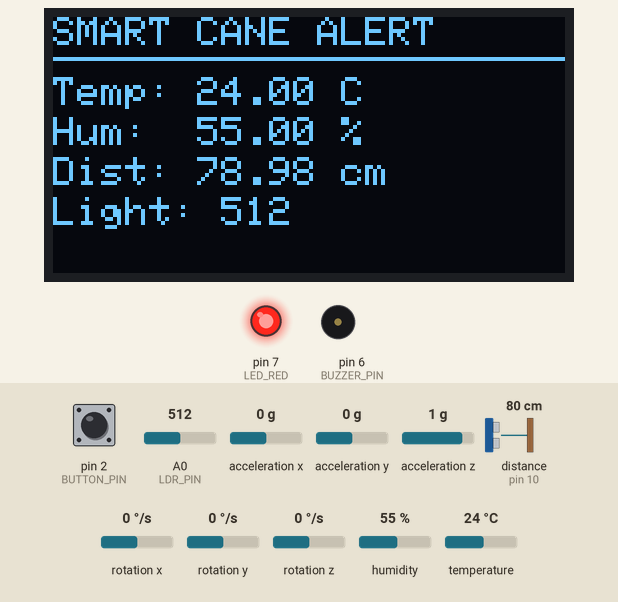
A sketch run on a simulated Arduino Uno, built with avr-gcc and run on an emulated ATmega328P. On the bench: 128×64 one-colour display, output pins drawn as LEDs (lit = HIGH), buzzer (waves = sounding). Wiring (inferred from the names in the program): ultrasonic range finder: trigger pin 9; echo pin 10. Dashed ring = blinking. The inputs (shaded band) are chosen by the test bench; at power-on: distance to the obstacle (sensor on pin 10) 80 cm, humidity 55 %, A0 (LDR_PIN) = 512, pin 2 (BUTTON_PIN) HIGH, temperature 24 °C, acceleration x 0 g, acceleration y 0 g, acceleration z 1 g, rotation x 0 °/s, rotation y 0 °/s, rotation z 0 °/s. The echo pulse lasts 58.3 µs per cm; pins used as bus, display or sensor lines are not drawn; what the sketch prints to the serial monitor is not drawn.

Above: at 3.8 s.
3.9 s: distance to the obstacle (sensor on pin 10) set to 2 cm
At 6.3 s:
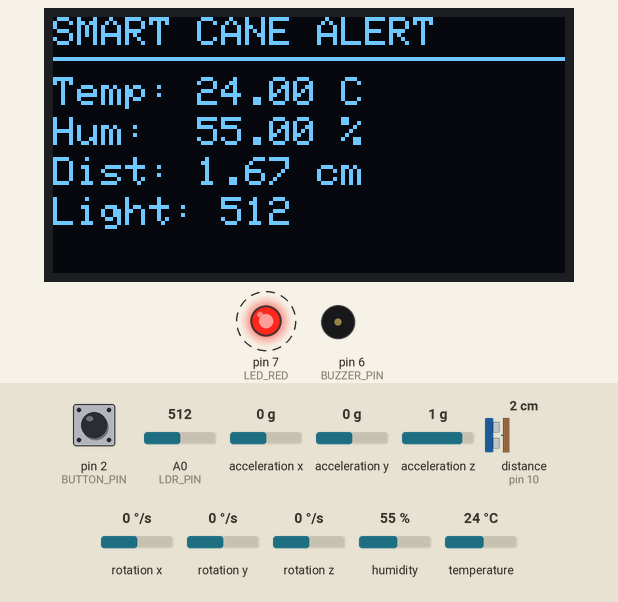
8.5 s: humidity set to 22 %
At 10.3 s:
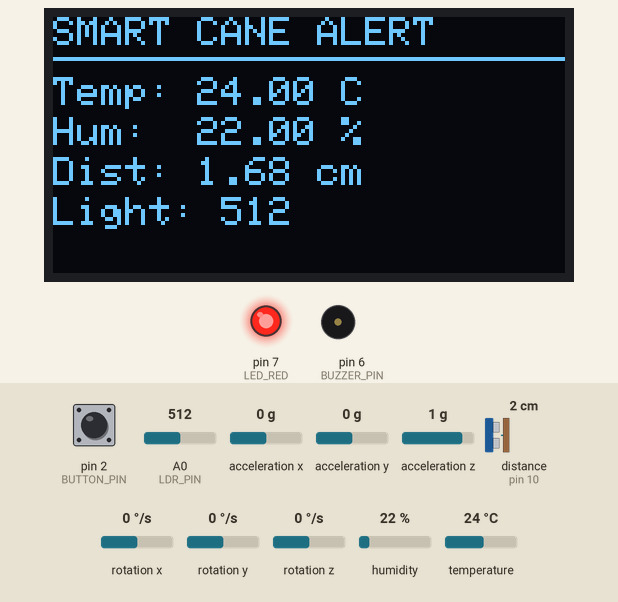
11.4 s: A0 (LDR_PIN) set to 390
At 13.0 s:
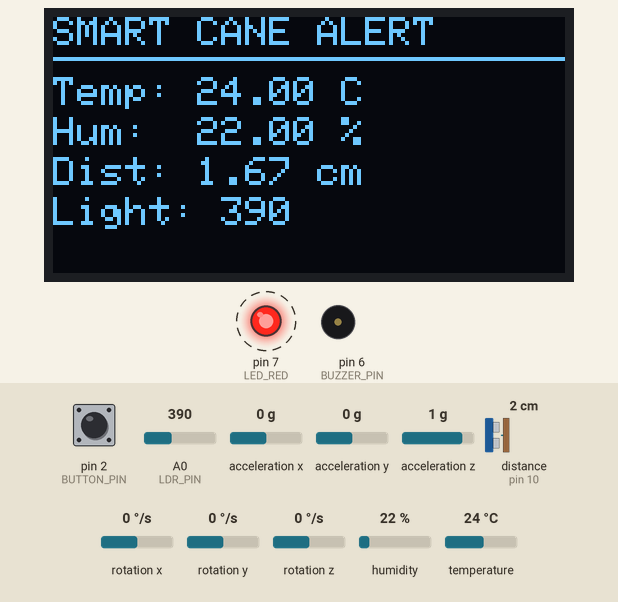
14.3 s: distance to the obstacle (sensor on pin 10) set to 9 cm
At 16.8 s:
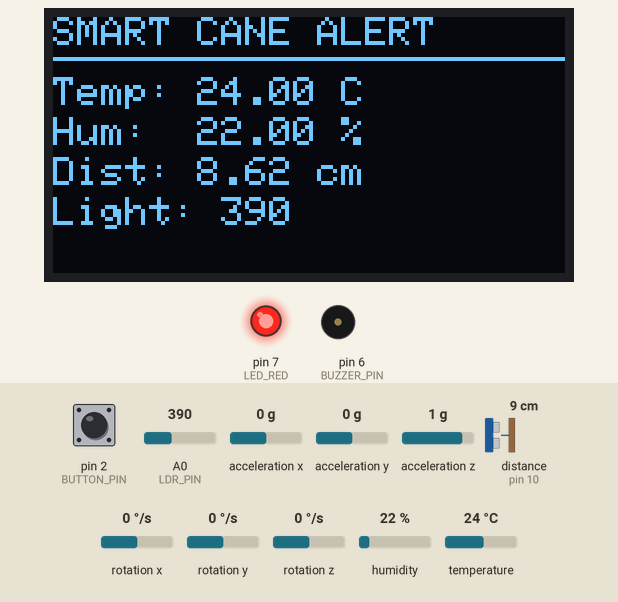
17.6 s: pin 2 (BUTTON_PIN) pulled LOW for 2.5 s
21.6 s: temperature set to 12 °C
At 24.4 s:
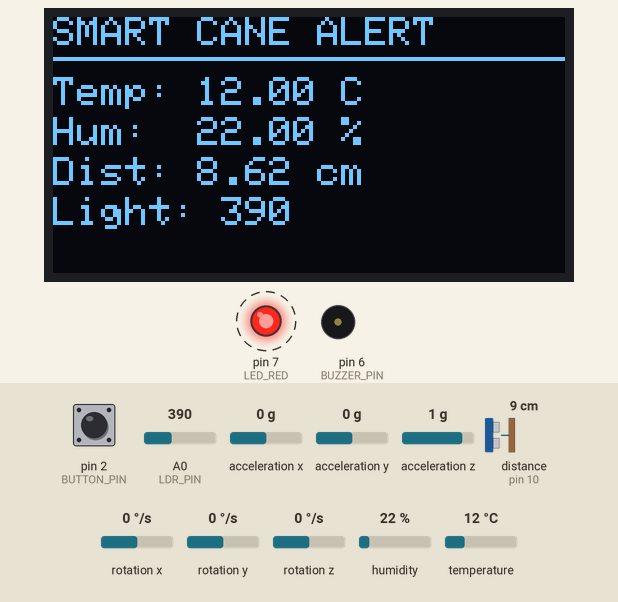
Timing chart, 0 to 25.6 s (numbered marks = the images above; inputs shaded):
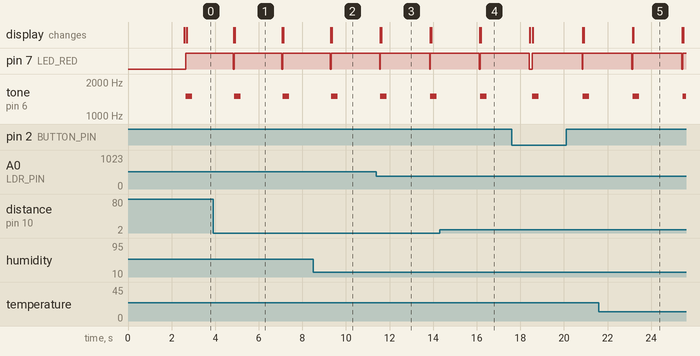

Measured:
- after the input at 3.9 s, the display: first differs from a run without the input after 1.0 s (image 1)
- after the input at 8.5 s, the display: first differs from a run without the input after 0.86 s (image 2)
- after the input at 14.3 s, the display: first differs from a run without the input after 1.9 s (image 4)
- after the input at 21.6 s, the display: first differs from a run without the input after 1.6 s (image 5)
- by itself, pin 7 (LED_RED): alternates HIGH for 2.2 s and LOW for 0.03 s
- by itself, tone on pin 6 (BUZZER_PIN): alternates 1500 Hz for 0.30 s and silent for 1.9 s
- what the display in image 1 shows lasts 2.2 s, from 4.9 s to 7.1 s

The sketch:

code.ino
```cpp
#include <Wire.h>
#include <Adafruit_GFX.h>
#include <Adafruit_SSD1306.h>
#include <DHT.h>
#include <MPU6050.h>

// ==== Pin Definitions ====
#define DHTPIN 8
#define DHTTYPE DHT22
#define TRIG_PIN 9
#define ECHO_PIN 10
#define BUZZER_PIN 6
#define LED_RED 7
#define BUTTON_PIN 2
#define LDR_PIN A0

// ==== OLED Display ====
#define SCREEN_WIDTH 128
#define SCREEN_HEIGHT 64
#define OLED_RESET -1
Adafruit_SSD1306 display(SCREEN_WIDTH, SCREEN_HEIGHT, &Wire, OLED_RESET);

// ==== Sensors ====
DHT dht(DHTPIN, DHTTYPE);
MPU6050 mpu;

// ==== Thresholds ====
#define DISTANCE_THRESHOLD 30  // cm
#define TEMP_MIN 0             // °C
#define TEMP_MAX 45            // °C
#define LIGHT_THRESHOLD 400    // 0–1023
#define HUMIDITY_MIN 30
#define HUMIDITY_MAX 60
#define ACCEL_THRESHOLD 15000  // motion sensitivity threshold (raw units)

// ==== Timing ====
unsigned long lastCheck = 0;
const unsigned long CHECK_INTERVAL = 500; // 0.5s
bool buttonPressed = false;

void setup() {
  Serial.begin(9600);
  Wire.begin();

  // Initialize sensors
  dht.begin();
  mpu.initialize();

  // Pin setup
  pinMode(TRIG_PIN, OUTPUT);
  pinMode(ECHO_PIN, INPUT);
  pinMode(BUZZER_PIN, OUTPUT);
  pinMode(LED_RED, OUTPUT);
  pinMode(BUTTON_PIN, INPUT_PULLUP);
  pinMode(LDR_PIN, INPUT);

  // Initialize OLED
  if (!display.begin(SSD1306_SWITCHCAPVCC, 0x3C)) {
    Serial.println(F("SSD1306 allocation failed!"));
    while (true);
  }

  // Welcome Screen
  display.clearDisplay();
  display.setTextSize(1);
  display.setTextColor(SSD1306_WHITE);
  display.setCursor(15, 10);
  display.println(F("SMART CANE v3.0"));
  display.setCursor(20, 25);
  display.println(F("Initializing..."));
  display.display();
  delay(2500);

  display.clearDisplay();
  display.display(); // turn OLED off (idle)

  // MPU6050 connection test
  if (mpu.testConnection()) {
    Serial.println(F("MPU6050 connected successfully!"));
  } else {
    Serial.println(F("MPU6050 connection failed!"));
  }

  Serial.println(F("Smart Cane Ready."));
  Serial.println(F("Press button or wait for alert."));
  Serial.println(F("----------------------------------"));
}

void loop() {
  // Button trigger
  if (digitalRead(BUTTON_PIN) == LOW) {
    buttonPressed = true;
    delay(100); // debounce
  }

  // Periodically check thresholds
  bool checkNow = (millis() - lastCheck > CHECK_INTERVAL);
  if (!checkNow && !buttonPressed) return;
  lastCheck = millis();

  // Read sensors
  float temperature = dht.readTemperature();
  float humidity = dht.readHumidity();
  float distance = getDistance();
  int lightLevel = analogRead(LDR_PIN);

  // Read acceleration
  int16_t ax, ay, az;
  mpu.getAcceleration(&ax, &ay, &az);
  long totalAccel = abs(ax) + abs(ay) + abs(az);

  // Determine alerts
  bool distanceAlert = (distance > 0 && distance < DISTANCE_THRESHOLD);
  bool humidityAlert = (humidity < HUMIDITY_MIN || humidity > HUMIDITY_MAX);
  bool tempAlert = (!isnan(temperature) && (temperature < TEMP_MIN || temperature > TEMP_MAX));
  bool lightAlert = (lightLevel < LIGHT_THRESHOLD);
  bool motionAlert = (totalAccel > ACCEL_THRESHOLD);

  bool alertTriggered = buttonPressed || distanceAlert || tempAlert || lightAlert || humidityAlert || motionAlert;

  if (alertTriggered) {
    // Activate buzzer + LED
    digitalWrite(LED_RED, HIGH);
    tone(BUZZER_PIN, 1500, 300);

    // OLED display alert
    display.clearDisplay();
    display.setTextSize(1);
    display.setTextColor(SSD1306_WHITE);
    display.setCursor(0, 0);
    display.println(F("SMART CANE ALERT"));
    display.drawLine(0, 10, 127, 10, SSD1306_WHITE);

    display.setCursor(0, 15);
    display.print(F("Temp: "));
    display.print(temperature);
    display.println(F(" C"));
    display.setCursor(0, 25);
    display.print(F("Hum:  "));
    display.print(humidity);
    display.println(F(" %"));
    display.setCursor(0, 35);
    display.print(F("Dist: "));
    display.print(distance);
    display.println(F(" cm"));
    display.setCursor(0, 45);
    display.print(F("Light: "));
    display.print(lightLevel);
    display.display();

    // Serial output
    Serial.println(F("===== SMART CANE ALERT ====="));
    if (buttonPressed) Serial.println(F("🔘 Manual Button Triggered"));
    if (distanceAlert) Serial.println(F("⚠️ Obstacle detected nearby!"));
    if (tempAlert) Serial.println(F("⚠️ Temperature out of range!"));
    if (lightAlert) Serial.println(F("⚠️ Low light detected!"));
    if (humidityAlert) Serial.println(F("⚠️ Humidity uncomfortable!"));
    if (motionAlert) Serial.println(F("⚠️ Fall detected!"));

    Serial.print(F("Temperature: ")); Serial.print(temperature); Serial.println(F(" °C"));
    Serial.print(F("Humidity: ")); Serial.print(humidity); Serial.println(F(" %"));
    Serial.print(F("Distance: ")); Serial.print(distance); Serial.println(F(" cm"));
    Serial.print(F("Light Level: ")); Serial.println(lightLevel);
    Serial.print(F("Accel Sum: ")); Serial.println(totalAccel);
    Serial.println(F("============================\n"));

    delay(2000);

    // Turn off alerts after display
    noTone(BUZZER_PIN);
    digitalWrite(LED_RED, LOW);
    display.clearDisplay();
    display.display(); // turn OLED off again
  }

  // Reset button flag
  buttonPressed = false;
}

// ==== Helper: Measure Distance ====
float getDistance() {
  digitalWrite(TRIG_PIN, LOW);
  delayMicroseconds(2);
  digitalWrite(TRIG_PIN, HIGH);
  delayMicroseconds(10);
  digitalWrite(TRIG_PIN, LOW);

  long duration = pulseIn(ECHO_PIN, HIGH, 30000);
  if (duration == 0) return -1; // timeout
  return duration * 0.034 / 2;
}
```
